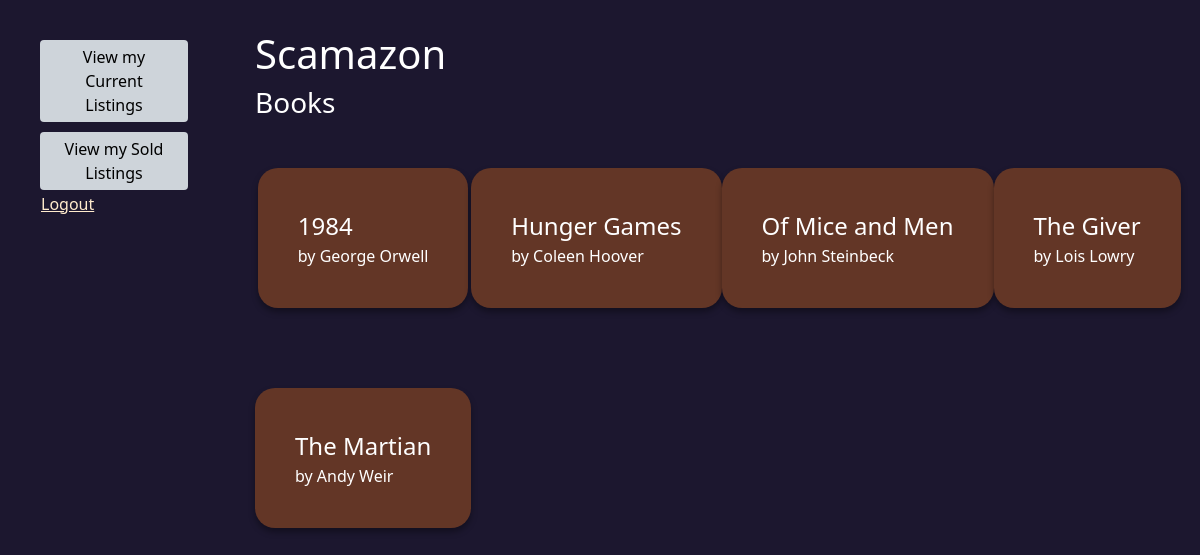
The app's page /browse-books/ (signed in), older data.
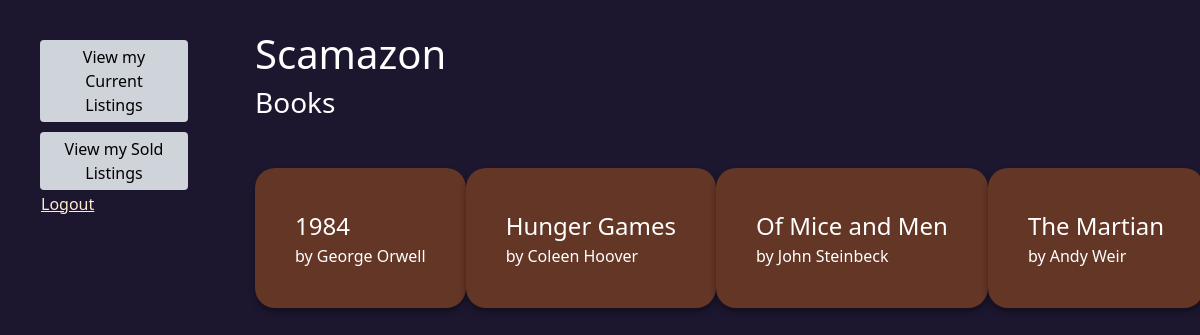
The same page, newer data.
### store/models.py (models this page shows, shortened)
class Book(models.Model):
    title = models.CharField(max_length=200)
    author = models.CharField(max_length=200)
    isbn = models.CharField(max_length=13, primary_key=True)
    pages = models.IntegerField(default=0, validators = [MinValueValidator(0)])
    rating = models.FloatField(default=0, validators = [MinValueValidator(0), MaxValueValidator(5.0)])
    description = models.CharField(default = None, blank = True, null = True, max_length = 1500)

### store/views.py (the view)
# urls.py: path("browse-books/", views.browse_books, name='browse-books'),
@login_required
def browse_books(request):
    book_list = Book.objects.all().order_by('title').values()
    context = {
        "book_list" : book_list,
    }
    return render(request, 'browse_books.html', context = context)

### store/templates/browse_books.html
{% extends "base_generic.html" %}
{% block content %}
<h1> Scamazon </h1>
<h3> Books</h3>
<div class="books-holder">
{% for instance in book_list %}
  <a class="book-holder" href = "/books/{{instance.isbn}}/">
    <div class="book-title">{{ instance.title }}</div>
    <div class="book-author">by {{instance.author}}</div>
  </a>
{% endfor %}
</div>
{% endblock %}

Row changes from the older to the newer data that the page shows:
removed Book: title "The Giver", author "Lois Lowry"
